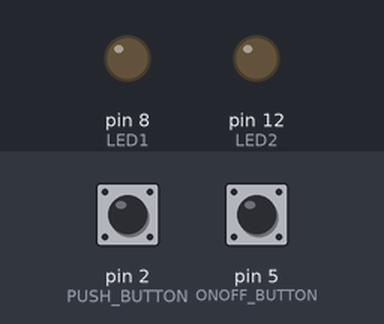
A sketch run on a simulated Arduino Uno, built with avr-gcc and run on an emulated ATmega328P. Parts: output pins drawn as LEDs (lit = HIGH). Inputs (shaded band) come from the test bench; at power-on: pin 2 (PUSH_BUTTON) HIGH, pin 5 (ONOFF_BUTTON) HIGH.

Above: at 1.2 s.
1.3 s: pin 2 (PUSH_BUTTON) pulled LOW for 0.15 s
At 1.37 s:
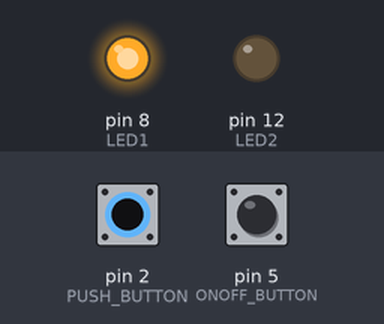
2.9 s: pin 5 (ONOFF_BUTTON) pulled LOW for 0.15 s
At 2.97 s:
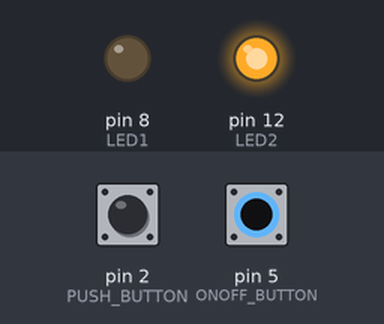
4.5 s: pin 5 (ONOFF_BUTTON) pulled LOW for 3.2 s
At 8.0 s:
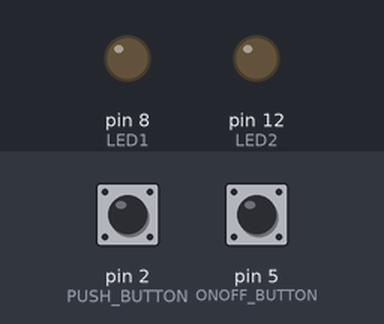
9.2 s: pin 2 (PUSH_BUTTON) pulled LOW for 3.2 s
At 10.4 s:
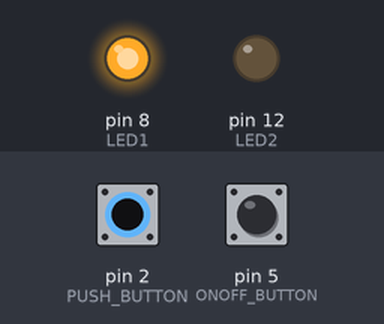
13.9 s: pin 2 (PUSH_BUTTON) driven LOW and pin 5 (ONOFF_BUTTON) driven LOW
At 15.2 s:
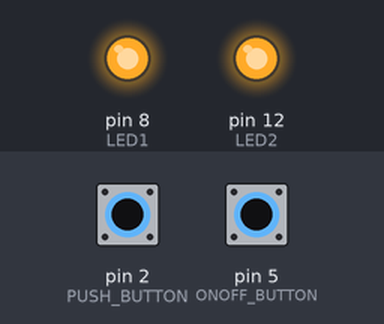
Timing chart, 0 to 16.4 s (numbered marks = the images above; inputs shaded):
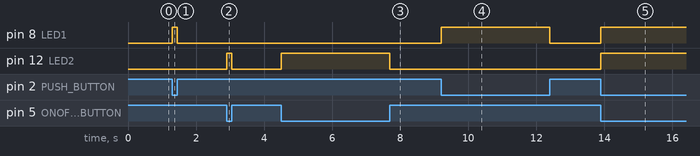

Measured:
- after the input at 1.3 s, pin 8 (LED1): LOW → HIGH at once, → LOW 0.15 s later
- after the input at 2.9 s, pin 12 (LED2): LOW → HIGH at once, → LOW 0.15 s later
- after the input at 4.5 s, pin 12 (LED2): LOW → HIGH at once, → LOW 3.2 s later
- after the input at 9.2 s, pin 8 (LED1): LOW → HIGH at once, → LOW 3.2 s later
- after the input at 13.9 s, pin 8 (LED1), pin 12 (LED2): LOW → HIGH at once

The sketch:

efeitoBtn1.ino
```cpp
//DEFINE AS ENTRADAS - BOTÕES
#define PUSH_BUTTON 2  //BOTÃO APERTA E SOLTA
#define ONOFF_BUTTON 5   //BOTÃO INTERRUPTOR
//DEFINE AS SAÍDAS - LEDS
#define LED1 8   //LED 1
#define LED2 12 //LED 2


void setup()
{
  //definir pinos como ENTRADA,
  //Obs.: INPUT_PULLUP --> HABILITA O RESISTOR DE "PUCHAR" PARA CIMA
  pinMode(PUSH_BUTTON,INPUT_PULLUP);
  pinMode(ONOFF_BUTTON,INPUT_PULLUP);
  //definir pinos como SAÍDA
  pinMode(LED1,OUTPUT);
  pinMode(LED2,OUTPUT);
}


void loop()
{
  if(digitalRead(PUSH_BUTTON) == LOW)
  {
    digitalWrite(LED1, HIGH);
  }
  else
  {
    digitalWrite(LED1, LOW);
  }


  if(digitalRead(ONOFF_BUTTON) == LOW)
  {
    digitalWrite(LED2, HIGH);
  }
  else
  {
    digitalWrite(LED2, LOW);
  }
}
```
